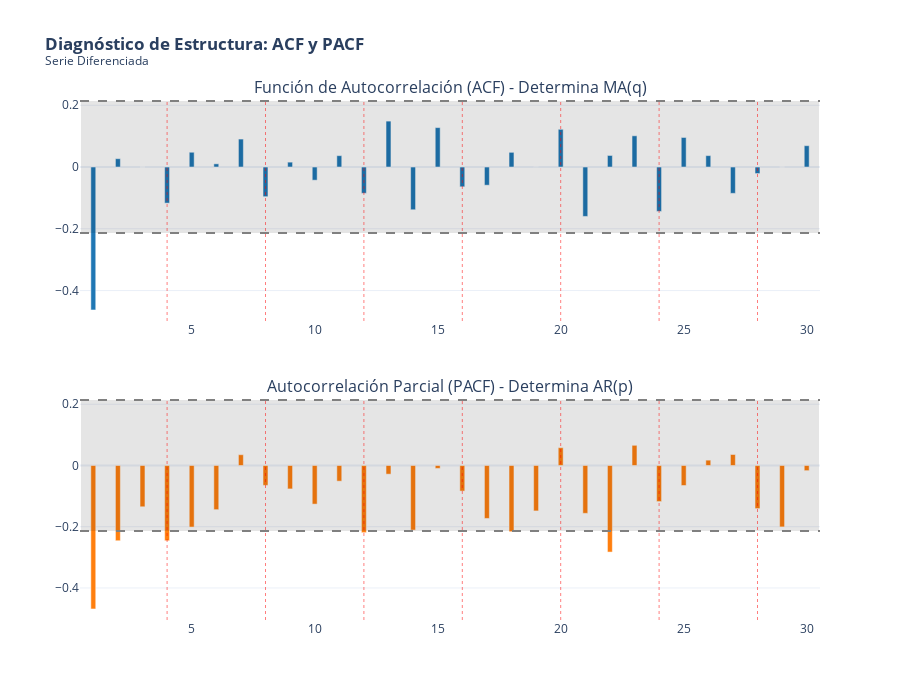

Here is the notebook cell this chart was saved with:
### Code cell
# @title Graficamos ACF y PACF

ts_analysis = ts_mlb_diff.dropna()

# Parámetros
lags = 30  # 30 días
alpha = 0.05 # Nivel de significancia del 95%

# Cálculo de valores ACF y PACF
acf_vals = acf(ts_analysis, nlags=lags, alpha=alpha)[0][1:]
pacf_vals = pacf(ts_analysis, nlags=lags, alpha=alpha)[0][1:]

# Colocamos manualmente el intervalo de confianza para plotly
n = len(ts_analysis)
conf_interval = 1.96 / np.sqrt(n)


fig = make_subplots(rows=2, cols=1,
                    subplot_titles=("Función de Autocorrelación (ACF) - Determina MA(q)",
                                    "Autocorrelación Parcial (PACF) - Determina AR(p)"),
                    vertical_spacing=0.15)

# ACF

fig.add_trace(go.Bar(
    x=list(range(1, lags+1)), y=acf_vals,
    name='ACF', marker_color='rgb(31, 119, 180)', showlegend=False
), row=1, col=1)

# Intervalos de confianza (Sombreado)
fig.add_shape(type="rect",
    x0=0.5, y0=-conf_interval, x1=lags+0.5, y1=conf_interval,
    line=dict(color="rgba(0,0,0,0)"), fillcolor="rgba(0,0,0,0.1)",
    row=1, col=1
)
# Líneas límite
fig.add_hline(y=conf_interval, line_dash="dash", line_color="gray", row=1, col=1)
fig.add_hline(y=-conf_interval, line_dash="dash", line_color="gray", row=1, col=1)

# PACF

fig.add_trace(go.Bar(
    x=list(range(1, lags+1)), y=pacf_vals,
    name='PACF', marker_color='rgb(255, 127, 14)', showlegend=False
), row=2, col=1)

# Intervalos de confianza
fig.add_shape(type="rect",
    x0=0.5, y0=-conf_interval, x1=lags+0.5, y1=conf_interval,
    line=dict(color="rgba(0,0,0,0)"), fillcolor="rgba(0,0,0,0.1)",
    row=2, col=1
)
# Líneas límite
fig.add_hline(y=conf_interval, line_dash="dash", line_color="gray", row=2, col=1)
fig.add_hline(y=-conf_interval, line_dash="dash", line_color="gray", row=2, col=1)


fig.update_layout(
    title='<b>Diagnóstico de Estructura: ACF y PACF</b><br><sup>Serie Diferenciada</sup>',
    template='plotly_white',
    height=700,
    bargap=0.8 # Barras delgadas estilo lollipop
)

# Resaltar lags estacionales (7, 14, 21, 28) con líneas verticales rojas tenues
for i in [4, 8, 12, 16, 20, 24, 28]:
    fig.add_vline(x=i, line_width=1, line_dash="dot", line_color="red", opacity=0.5)

fig.show()

### Figure 1 — Plotly figure (JSON) as saved in the notebook; plotly's stock layout.template omitted (floating-point values rounded to 4 significant figures)
{"data": [{"marker": {"color": "rgb(31, 119, 180)"}, "name": "ACF", "showlegend": false, "type": "bar", "x": [1, 2, 3, 4, 5, 6, 7, 8, 9, 10, 11, 12, 13, 14, 15, 16, 17, 18, 19, 20, 21, 22, 23, 24, 25, 26, 27, 28, 29, 30], "xaxis": "x", "y": [-0.4629, 0.02698, 0.0001176, -0.1169, 0.04787, 0.01037, 0.09055, -0.09605, 0.01581, -0.04259, 0.03683, -0.08504, 0.1487, -0.1384, 0.1276, -0.06402, -0.05883, 0.04758, -0.000184, 0.1222, -0.1599, 0.03743, 0.1011, -0.1437, 0.09569, 0.03691, -0.08521, -0.02111, 0.0001659, 0.06908], "yaxis": "y"}, {"marker": {"color": "rgb(255, 127, 14)"}, "name": "PACF", "showlegend": false, "type": "bar", "x": [1, 2, 3, 4, 5, 6, 7, 8, 9, 10, 11, 12, 13, 14, 15, 16, 17, 18, 19, 20, 21, 22, 23, 24, 25, 26, 27, 28, 29, 30], "xaxis": "x2", "y": [-0.4685, -0.2458, -0.1348, -0.2457, -0.201, -0.1443, 0.03516, -0.06495, -0.07647, -0.1261, -0.05113, -0.2194, -0.02828, -0.211, -0.009527, -0.08356, -0.1729, -0.2164, -0.1483, 0.05816, -0.1562, -0.2827, 0.06586, -0.1178, -0.06535, 0.01744, 0.03587, -0.1408, -0.2006, -0.01685], "yaxis": "y2"}], "layout": {"annotations": [{"font": {"size": 16}, "showarrow": false, "text": "Función de Autocorrelación (ACF) - Determina MA(q)", "x": 0.5, "xanchor": "center", "xref": "paper", "y": 1, "yanchor": "bottom", "yref": "paper"}, {"font": {"size": 16}, "showarrow": false, "text": "Autocorrelación Parcial (PACF) - Determina AR(p)", "x": 0.5, "xanchor": "center", "xref": "paper", "y": 0.425, "yanchor": "bottom", "yref": "paper"}], "bargap": 0.8, "height": 700, "shapes": [{"fillcolor": "rgba(0,0,0,0.1)", "line": {"color": "rgba(0,0,0,0)"}, "type": "rect", "x0": 0.5, "x1": 30.5, "xref": "x", "y0": -0.2139, "y1": 0.2139, "yref": "y"}, {"line": {"color": "gray", "dash": "dash"}, "type": "line", "x0": 0, "x1": 1, "xref": "x domain", "y0": 0.2139, "y1": 0.2139, "yref": "y"}, {"line": {"color": "gray", "dash": "dash"}, "type": "line", "x0": 0, "x1": 1, "xref": "x domain", "y0": -0.2139, "y1": -0.2139, "yref": "y"}, {"fillcolor": "rgba(0,0,0,0.1)", "line": {"color": "rgba(0,0,0,0)"}, "type": "rect", "x0": 0.5, "x1": 30.5, "xref": "x2", "y0": -0.2139, "y1": 0.2139, "yref": "y2"}, {"line": {"color": "gray", "dash": "dash"}, "type": "line", "x0": 0, "x1": 1, "xref": "x2 domain", "y0": 0.2139, "y1": 0.2139, "yref": "y2"}, {"line": {"color": "gray", "dash": "dash"}, "type": "line", "x0": 0, "x1": 1, "xref": "x2 domain", "y0": -0.2139, "y1": -0.2139, "yref": "y2"}, {"line": {"color": "red", "dash": "dot", "width": 1}, "opacity": 0.5, "type": "line", "x0": 4, "x1": 4, "xref": "x", "y0": 0, "y1": 1, "yref": "y domain"}, {"line": {"color": "red", "dash": "dot", "width": 1}, "opacity": 0.5, "type": "line", "x0": 4, "x1": 4, "xref": "x2", "y0": 0, "y1": 1, "yref": "y2 domain"}, {"line": {"color": "red", "dash": "dot", "width": 1}, "opacity": 0.5, "type": "line", "x0": 8, "x1": 8, "xref": "x", "y0": 0, "y1": 1, "yref": "y domain"}, {"line": {"color": "red", "dash": "dot", "width": 1}, "opacity": 0.5, "type": "line", "x0": 8, "x1": 8, "xref": "x2", "y0": 0, "y1": 1, "yref": "y2 domain"}, {"line": {"color": "red", "dash": "dot", "width": 1}, "opacity": 0.5, "type": "line", "x0": 12, "x1": 12, "xref": "x", "y0": 0, "y1": 1, "yref": "y domain"}, {"line": {"color": "red", "dash": "dot", "width": 1}, "opacity": 0.5, "type": "line", "x0": 12, "x1": 12, "xref": "x2", "y0": 0, "y1": 1, "yref": "y2 domain"}, {"line": {"color": "red", "dash": "dot", "width": 1}, "opacity": 0.5, "type": "line", "x0": 16, "x1": 16, "xref": "x", "y0": 0, "y1": 1, "yref": "y domain"}, {"line": {"color": "red", "dash": "dot", "width": 1}, "opacity": 0.5, "type": "line", "x0": 16, "x1": 16, "xref": "x2", "y0": 0, "y1": 1, "yref": "y2 domain"}, {"line": {"color": "red", "dash": "dot", "width": 1}, "opacity": 0.5, "type": "line", "x0": 20, "x1": 20, "xref": "x", "y0": 0, "y1": 1, "yref": "y domain"}, {"line": {"color": "red", "dash": "dot", "width": 1}, "opacity": 0.5, "type": "line", "x0": 20, "x1": 20, "xref": "x2", "y0": 0, "y1": 1, "yref": "y2 domain"}, {"line": {"color": "red", "dash": "dot", "width": 1}, "opacity": 0.5, "type": "line", "x0": 24, "x1": 24, "xref": "x", "y0": 0, "y1": 1, "yref": "y domain"}, {"line": {"color": "red", "dash": "dot", "width": 1}, "opacity": 0.5, "type": "line", "x0": 24, "x1": 24, "xref": "x2", "y0": 0, "y1": 1, "yref": "y2 domain"}, {"line": {"color": "red", "dash": "dot", "width": 1}, "opacity": 0.5, "type": "line", "x0": 28, "x1": 28, "xref": "x", "y0": 0, "y1": 1, "yref": "y domain"}, {"line": {"color": "red", "dash": "dot", "width": 1}, "opacity": 0.5, "type": "line", "x0": 28, "x1": 28, "xref": "x2", "y0": 0, "y1": 1, "yref": "y2 domain"}], "title": {"text": "<b>Diagnóstico de Estructura: ACF y PACF</b><br><sup>Serie Diferenciada</sup>"}, "xaxis": {"anchor": "y", "domain": [0, 1]}, "xaxis2": {"anchor": "y2", "domain": [0, 1]}, "yaxis": {"anchor": "x", "domain": [0.575, 1]}, "yaxis2": {"anchor": "x2", "domain": [0, 0.425]}}}
